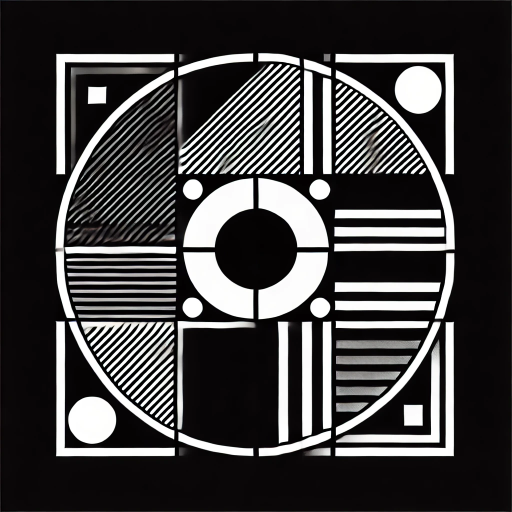
#> input picture lab2/pictures_src/test.png, 1024 x 1024 px (shown at 1/2 size); its folder holds 6 pictures in this run
$ python sauvola.py
#> lines starting #> are read from the running program, lines starting #| are printed output that depends on the picture; after the words box and inside, x2 and y2 are one past the last pixel; in counts of white or black regions, pixels touching at a corner belong together
### lab2/semitone.py
from PIL import Image
import numpy as np
from os import path


def image_to_np_array(image_name: str) -> np.array:
#> called with image_name = 'test.png'
    img_src = Image.open(path.join('pictures_src', image_name)).convert('RGB')
#> img_src is the input picture: PIL image 1024x1024 RGB; mean R, G, B 66.2, 64.7, 65.1
    return np.array(img_src)


# ITU-R BT.601 semitone
def semitone(img):
    return (0.3 * img[:, :, 0] + 0.59 * img[:, :, 1] + 0.11 *
            img[:, :, 2]).astype(np.uint8)


def to_semitone(img_name):
    img = image_to_np_array(img_name)
    return Image.fromarray(semitone(img), 'L')


# [7 lines that do not run on import are left out]

### lab2/integral.py
import numpy as np


def integral_image(img: np.ndarray) -> np.ndarray:
    int_img = np.zeros_like(img, dtype=np.float64)

    int_img[0, 0] = img[0, 0]
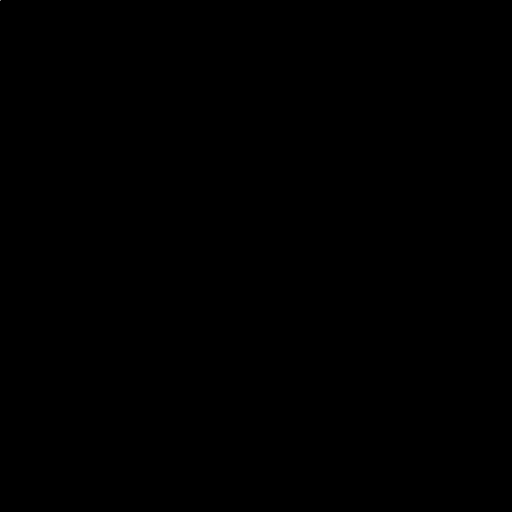
#> int_img: shape (1024, 1024) float64 (shown at 1/2 size); values 0 (black) and 53 (white), 0% white in thin lines or dots, all inside (x1, y1, x2, y2) = (0, 0, 1, 1)

    for x in range(1, img.shape[1]):
        int_img[0, x] = int_img[0, x - 1] + img[0, x]
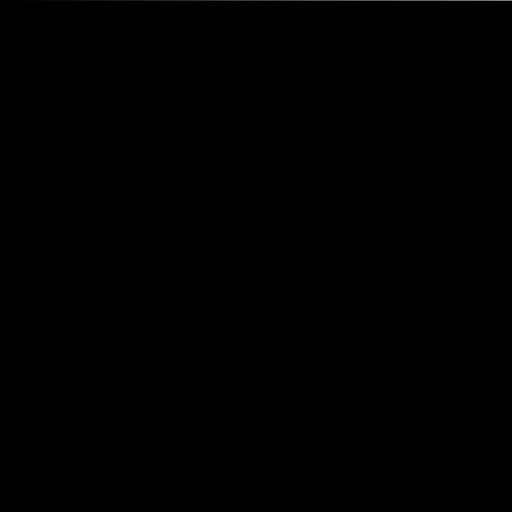
#> int_img: shape (1024, 1024) float64 (shown at 1/2 size); 0.1% of pixels changed, all inside (x1, y1, x2, y2) = (1, 0, 1024, 1); drawn with min black and max white

    for y in range(1, img.shape[0]):
        int_img[y, 0] = int_img[y - 1, 0] + img[y, 0]
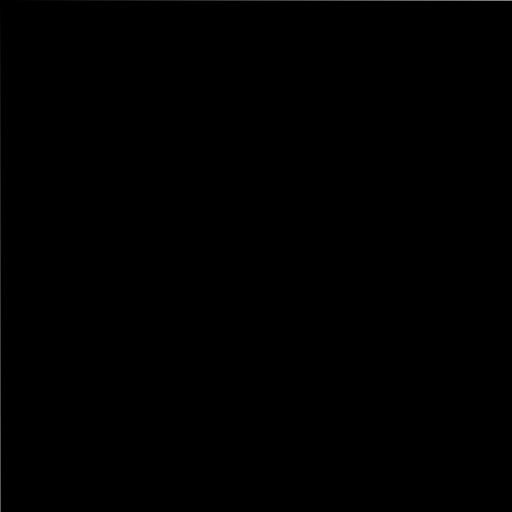
#> int_img: shape (1024, 1024) float64 (shown at 1/2 size); 0.1% of pixels changed, all inside (x1, y1, x2, y2) = (0, 1, 1, 1024); drawn with min black and max white

    for y in range(1, img.shape[0]):
        for x in range(1, img.shape[1]):
            int_img[y, x] = img[y, x] + int_img[y - 1, x] + int_img[y, x - 1] - int_img[y - 1, x - 1]
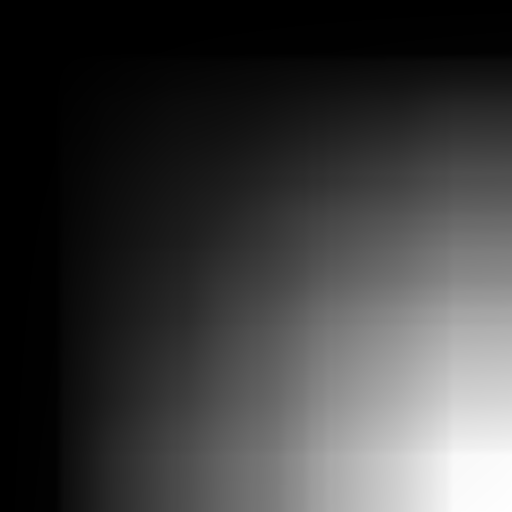
#> int_img: shape (1024, 1024) float64 (shown at 1/2 size); min 53, max 68000441, mean 16437937.5; drawn with min black and max white

    return int_img

### lab2/sauvola.py
import numpy as np
from PIL import Image
from integral import integral_image
from semitone import image_to_np_array
from semitone import semitone


def sauvola_threshold(img: np.ndarray, window_size: int = 3, k: float = 0.3) -> np.ndarray:
    if window_size % 2 == 0:
        raise ValueError("Размер окна должен быть нечетным!")

    half_win = window_size // 2
    img = img.astype(np.float64)

    int_img = integral_image(img)
    int_img_sq = integral_image(img ** 2)
#> after the loop in integral_image (call 2), `for x in range(1, img.shape[1]):`:
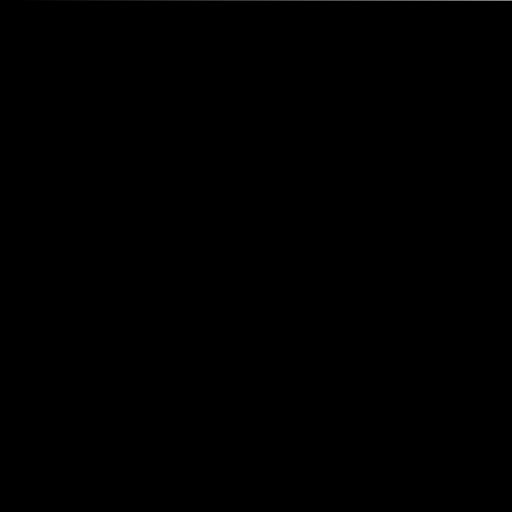
#> int_img: shape (1024, 1024) float64 (shown at 1/2 size); min 0, max 3004755, mean 1396.4; drawn with min black and max white
#> after the loop in integral_image (call 2), `for y in range(1, img.shape[0]):`:
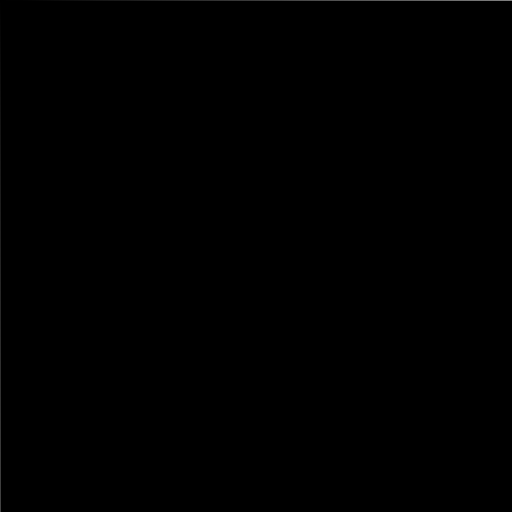
#> int_img: shape (1024, 1024) float64 (shown at 1/2 size); 0.1% of pixels changed, all inside (x1, y1, x2, y2) = (0, 1, 1, 1024); drawn with min black and max white

    rows, cols = img.shape
#> rows = 1024; cols = 1024
    binarized = np.zeros_like(img, dtype=np.uint8)

    for y in range(rows):
        for x in range(cols):
            y1, y2 = max(0, y - half_win), min(rows - 1, y + half_win)
            x1, x2 = max(0, x - half_win), min(cols - 1, x + half_win)

            area = (y2 - y1 + 1) * (x2 - x1 + 1)

            sum_pixels = int_img[y2, x2]
            sum_sq_pixels = int_img_sq[y2, x2]

            if x1 > 0:
                sum_pixels -= int_img[y2, x1 - 1]
                sum_sq_pixels -= int_img_sq[y2, x1 - 1]

            if y1 > 0:
                sum_pixels -= int_img[y1 - 1, x2]
                sum_sq_pixels -= int_img_sq[y1 - 1, x2]

            if x1 > 0 and y1 > 0:
                sum_pixels += int_img[y1 - 1, x1 - 1]
                sum_sq_pixels += int_img_sq[y1 - 1, x1 - 1]

            mean = sum_pixels / area
            std_dev = np.sqrt((sum_sq_pixels / area) - (mean ** 2))

            threshold = mean * (1 + k * ((std_dev / 128) - 1))

            binarized[y, x] = 255 if img[y, x] > threshold else 0
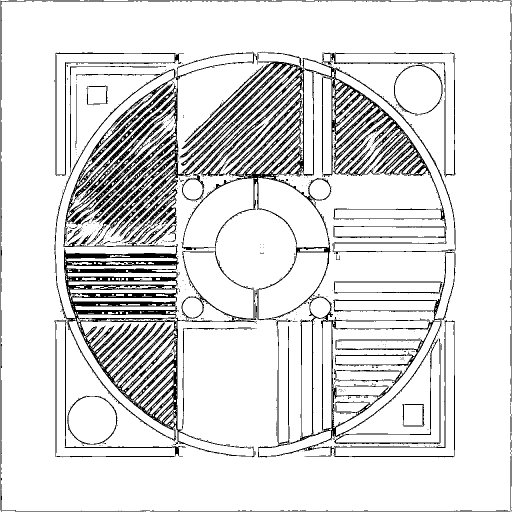
#> binarized: shape (1024, 1024) (shown at 1/2 size); 87.6% white; black in thin lines or dots

    return binarized


if __name__ == '__main__':
    img = image_to_np_array("test.png")
    img_gray = semitone(img)

    bin_img = sauvola_threshold(img_gray, 3, 0.3)

    result = Image.fromarray(bin_img, "L")
    result.show()
    result.save('pictures_results/test_binarized.png')
